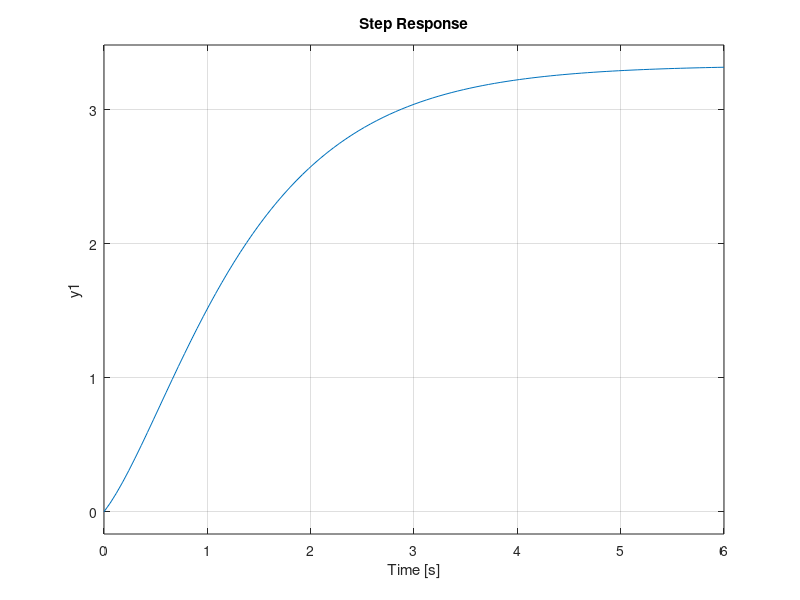

Source code (MATLAB):
A = [-6.0, -11.0, -6.0; 1.0, 0.0, 0.0; 0.0, 1.0, 0.0]
B = [1.0; 0.0; 0.0]
C = [1.0, 9.0, 20.0]
D = [0.0]
plant = ss(A,B,C,D)
isstable(plant)
rank(ctrb(A,B))
rank(obsv(A,C))
step(plant)